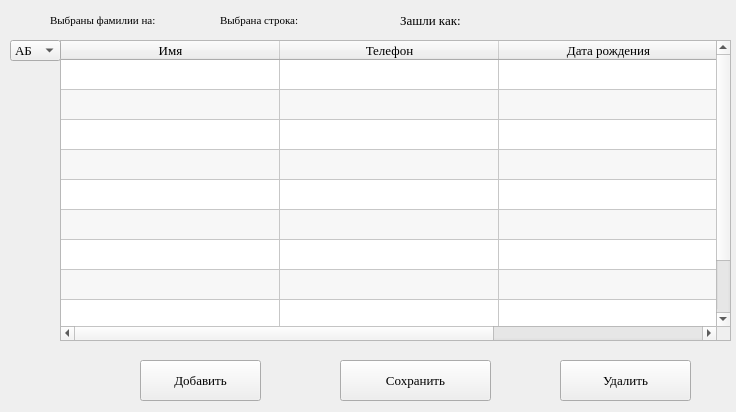
<?xml version="1.0" encoding="UTF-8"?>
<ui version="4.0">
 <class>Form</class>
 <widget class="QWidget" name="Form">
  <property name="windowModality">
   <enum>Qt::WindowModal</enum>
  </property>
  <property name="geometry">
   <rect>
    <x>0</x>
    <y>0</y>
    <width>736</width>
    <height>412</height>
   </rect>
  </property>
  <property name="font">
   <font>
    <family>Times New Roman</family>
    <pointsize>10</pointsize>
   </font>
  </property>
  <property name="focusPolicy">
   <enum>Qt::StrongFocus</enum>
  </property>
  <property name="windowTitle">
   <string>База данных</string>
  </property>
  <property name="autoFillBackground">
   <bool>false</bool>
  </property>
  <widget class="QPushButton" name="pushButton">
   <property name="geometry">
    <rect>
     <x>140</x>
     <y>360</y>
     <width>121</width>
     <height>41</height>
    </rect>
   </property>
   <property name="font">
    <font>
     <family>Times New Roman</family>
     <pointsize>10</pointsize>
    </font>
   </property>
   <property name="text">
    <string>Добавить</string>
   </property>
  </widget>
  <widget class="QPushButton" name="pushButton_2">
   <property name="geometry">
    <rect>
     <x>340</x>
     <y>360</y>
     <width>151</width>
     <height>41</height>
    </rect>
   </property>
   <property name="font">
    <font>
     <family>Times New Roman</family>
     <pointsize>10</pointsize>
    </font>
   </property>
   <property name="text">
    <string>Сохранить</string>
   </property>
  </widget>
  <widget class="QPushButton" name="pushButton_3">
   <property name="geometry">
    <rect>
     <x>560</x>
     <y>360</y>
     <width>131</width>
     <height>41</height>
    </rect>
   </property>
   <property name="font">
    <font>
     <family>Times New Roman</family>
     <pointsize>10</pointsize>
    </font>
   </property>
   <property name="text">
    <string>Удалить</string>
   </property>
  </widget>
  <widget class="QLabel" name="label_2">
   <property name="geometry">
    <rect>
     <x>400</x>
     <y>10</y>
     <width>301</width>
     <height>21</height>
    </rect>
   </property>
   <property name="font">
    <font>
     <family>Times New Roman</family>
     <pointsize>10</pointsize>
    </font>
   </property>
   <property name="text">
    <string>Зашли как:</string>
   </property>
   <property name="alignment">
    <set>Qt::AlignLeading|Qt::AlignLeft|Qt::AlignVCenter</set>
   </property>
  </widget>
  <widget class="QLabel" name="label">
   <property name="geometry">
    <rect>
     <x>360</x>
     <y>10</y>
     <width>21</width>
     <height>21</height>
    </rect>
   </property>
   <property name="text">
    <string/>
   </property>
   <property name="pixmap">
    <pixmap>customer_icon.png</pixmap>
   </property>
   <property name="scaledContents">
    <bool>true</bool>
   </property>
  </widget>
  <widget class="QTableWidget" name="tableWidget">
   <property name="geometry">
    <rect>
     <x>60</x>
     <y>40</y>
     <width>671</width>
     <height>301</height>
    </rect>
   </property>
   <property name="minimumSize">
    <size>
     <width>671</width>
     <height>0</height>
    </size>
   </property>
   <property name="font">
    <font>
     <family>Times New Roman</family>
     <pointsize>10</pointsize>
    </font>
   </property>
   <property name="layoutDirection">
    <enum>Qt::LeftToRight</enum>
   </property>
   <property name="inputMethodHints">
    <set>Qt::ImhNone</set>
   </property>
   <property name="sizeAdjustPolicy">
    <enum>QAbstractScrollArea::AdjustToContentsOnFirstShow</enum>
   </property>
   <property name="alternatingRowColors">
    <bool>true</bool>
   </property>
   <property name="selectionMode">
    <enum>QAbstractItemView::SingleSelection</enum>
   </property>
   <property name="selectionBehavior">
    <enum>QAbstractItemView::SelectRows</enum>
   </property>
   <property name="rowCount">
    <number>10</number>
   </property>
   <property name="columnCount">
    <number>3</number>
   </property>
   <attribute name="horizontalHeaderCascadingSectionResizes">
    <bool>true</bool>
   </attribute>
   <attribute name="horizontalHeaderMinimumSectionSize">
    <number>200</number>
   </attribute>
   <attribute name="horizontalHeaderDefaultSectionSize">
    <number>219</number>
   </attribute>
   <attribute name="horizontalHeaderStretchLastSection">
    <bool>false</bool>
   </attribute>
   <attribute name="verticalHeaderVisible">
    <bool>false</bool>
   </attribute>
   <attribute name="verticalHeaderMinimumSectionSize">
    <number>23</number>
   </attribute>
   <attribute name="verticalHeaderDefaultSectionSize">
    <number>30</number>
   </attribute>
   <attribute name="verticalHeaderHighlightSections">
    <bool>true</bool>
   </attribute>
   <row/>
   <row/>
   <row/>
   <row/>
   <row/>
   <row/>
   <row/>
   <row/>
   <row/>
   <row/>
   <column>
    <property name="text">
     <string>Имя</string>
    </property>
    <property name="font">
     <font>
      <family>Times New Roman</family>
      <pointsize>10</pointsize>
     </font>
    </property>
    <property name="textAlignment">
     <set>AlignCenter</set>
    </property>
   </column>
   <column>
    <property name="text">
     <string>Телефон</string>
    </property>
    <property name="font">
     <font>
      <family>Times New Roman</family>
      <pointsize>10</pointsize>
     </font>
    </property>
    <property name="textAlignment">
     <set>AlignCenter</set>
    </property>
   </column>
   <column>
    <property name="text">
     <string>Дата рождения</string>
    </property>
    <property name="font">
     <font>
      <family>Times New Roman</family>
      <pointsize>10</pointsize>
     </font>
    </property>
    <property name="textAlignment">
     <set>AlignCenter</set>
    </property>
   </column>
   <item row="0" column="1">
    <property name="text">
     <string/>
    </property>
    <property name="font">
     <font>
      <family>Times New Roman</family>
      <pointsize>10</pointsize>
     </font>
    </property>
    <property name="textAlignment">
     <set>AlignCenter</set>
    </property>
   </item>
   <item row="0" column="2">
    <property name="textAlignment">
     <set>AlignCenter</set>
    </property>
   </item>
   <item row="1" column="1">
    <property name="textAlignment">
     <set>AlignCenter</set>
    </property>
   </item>
   <item row="1" column="2">
    <property name="text">
     <string/>
    </property>
    <property name="font">
     <font>
      <family>Times New Roman</family>
      <pointsize>10</pointsize>
     </font>
    </property>
    <property name="textAlignment">
     <set>AlignCenter</set>
    </property>
   </item>
  </widget>
  <widget class="QLabel" name="label_3">
   <property name="geometry">
    <rect>
     <x>220</x>
     <y>10</y>
     <width>81</width>
     <height>20</height>
    </rect>
   </property>
   <property name="font">
    <font>
     <family>Times New Roman</family>
     <pointsize>8</pointsize>
    </font>
   </property>
   <property name="text">
    <string>Выбрана строка:</string>
   </property>
  </widget>
  <widget class="QLabel" name="label_4">
   <property name="geometry">
    <rect>
     <x>310</x>
     <y>10</y>
     <width>21</width>
     <height>20</height>
    </rect>
   </property>
   <property name="font">
    <font>
     <family>Times New Roman</family>
     <pointsize>8</pointsize>
    </font>
   </property>
   <property name="text">
    <string/>
   </property>
  </widget>
  <widget class="QLabel" name="label_5">
   <property name="geometry">
    <rect>
     <x>50</x>
     <y>10</y>
     <width>121</width>
     <height>21</height>
    </rect>
   </property>
   <property name="font">
    <font>
     <family>Times New Roman</family>
     <pointsize>8</pointsize>
    </font>
   </property>
   <property name="text">
    <string>Выбраны фамилии на:</string>
   </property>
  </widget>
  <widget class="QLabel" name="label_6">
   <property name="geometry">
    <rect>
     <x>170</x>
     <y>10</y>
     <width>41</width>
     <height>20</height>
    </rect>
   </property>
   <property name="font">
    <font>
     <family>Times New Roman</family>
     <pointsize>8</pointsize>
    </font>
   </property>
   <property name="text">
    <string/>
   </property>
  </widget>
  <widget class="QComboBox" name="comboBox">
   <property name="geometry">
    <rect>
     <x>10</x>
     <y>40</y>
     <width>51</width>
     <height>21</height>
    </rect>
   </property>
   <property name="maxVisibleItems">
    <number>14</number>
   </property>
   <item>
    <property name="text">
     <string>АБ</string>
    </property>
   </item>
   <item>
    <property name="text">
     <string>ВГ</string>
    </property>
   </item>
   <item>
    <property name="text">
     <string>ДЕЁ</string>
    </property>
   </item>
   <item>
    <property name="text">
     <string>ЖЗИ</string>
    </property>
   </item>
   <item>
    <property name="text">
     <string>ЙКЛ</string>
    </property>
   </item>
   <item>
    <property name="text">
     <string>МН</string>
    </property>
   </item>
   <item>
    <property name="text">
     <string>ОП</string>
    </property>
   </item>
   <item>
    <property name="text">
     <string>РС</string>
    </property>
   </item>
   <item>
    <property name="text">
     <string>ТУ</string>
    </property>
   </item>
   <item>
    <property name="text">
     <string>ФХ</string>
    </property>
   </item>
   <item>
    <property name="text">
     <string>ЦЧШ</string>
    </property>
   </item>
   <item>
    <property name="text">
     <string>ЩЫЭ</string>
    </property>
   </item>
   <item>
    <property name="text">
     <string>ЮЯ</string>
    </property>
   </item>
  </widget>
 </widget>
 <resources/>
 <connections>
  <connection>
   <sender>tableWidget</sender>
   <signal>cellClicked(int,int)</signal>
   <receiver>label_4</receiver>
   <slot>setNum(int)</slot>
   <hints>
    <hint type="sourcelabel">
     <x>337</x>
     <y>99</y>
    </hint>
    <hint type="destinationlabel">
     <x>324</x>
     <y>19</y>
    </hint>
   </hints>
  </connection>
  <connection>
   <sender>comboBox</sender>
   <signal>activated(QString)</signal>
   <receiver>label_6</receiver>
   <slot>setText(QString)</slot>
   <hints>
    <hint type="sourcelabel">
     <x>35</x>
     <y>100</y>
    </hint>
    <hint type="destinationlabel">
     <x>189</x>
     <y>20</y>
    </hint>
   </hints>
  </connection>
 </connections>
</ui>
